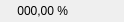
<?xml version="1.0" encoding="UTF-8"?>
<ui version="4.0">
 <exportmacro>MITKQTWIDGETS_EXPORT</exportmacro>
 <class>QmitkMemoryUsageIndicator</class>
 <widget class="QWidget" name="QmitkMemoryUsageIndicator">
  <property name="geometry">
   <rect>
    <x>0</x>
    <y>0</y>
    <width>124</width>
    <height>22</height>
   </rect>
  </property>
  <property name="sizePolicy">
   <sizepolicy hsizetype="Maximum" vsizetype="Maximum">
    <horstretch>0</horstretch>
    <verstretch>0</verstretch>
   </sizepolicy>
  </property>
  <property name="maximumSize">
   <size>
    <width>32000</width>
    <height>32000</height>
   </size>
  </property>
  <property name="windowTitle">
   <string>Form1</string>
  </property>
  <property name="toolTip">
   <string>Memory usage in % of physical memory</string>
  </property>
  <layout class="QHBoxLayout">
   <property name="spacing">
    <number>0</number>
   </property>
   <property name="margin">
    <number>0</number>
   </property>
   <item>
    <widget class="QLabel" name="m_Label">
     <property name="sizePolicy">
      <sizepolicy hsizetype="Maximum" vsizetype="Preferred">
       <horstretch>0</horstretch>
       <verstretch>0</verstretch>
      </sizepolicy>
     </property>
     <property name="text">
      <string>000,00 %</string>
     </property>
     <property name="textFormat">
      <enum>Qt::AutoText</enum>
     </property>
     <property name="alignment">
      <set>Qt::AlignRight|Qt::AlignTrailing|Qt::AlignVCenter</set>
     </property>
     <property name="wordWrap">
      <bool>true</bool>
     </property>
    </widget>
   </item>
   <item>
    <widget class="QLabel" name="m_LED">
     <property name="maximumSize">
      <size>
       <width>20</width>
       <height>20</height>
      </size>
     </property>
     <property name="lineWidth">
      <number>0</number>
     </property>
     <property name="pixmap">
      <pixmap>QmitkApplicationBase/image0</pixmap>
     </property>
     <property name="scaledContents">
      <bool>true</bool>
     </property>
     <property name="wordWrap">
      <bool>false</bool>
     </property>
    </widget>
   </item>
  </layout>
 </widget>
 <layoutdefault spacing="6" margin="11"/>
 <includes>
  <include location="local">mitkCommon.h</include>
  <include location="global">string</include>
  <include location="global">qpixmap.h</include>
 </includes>
 <resources/>
 <connections/>
</ui>
